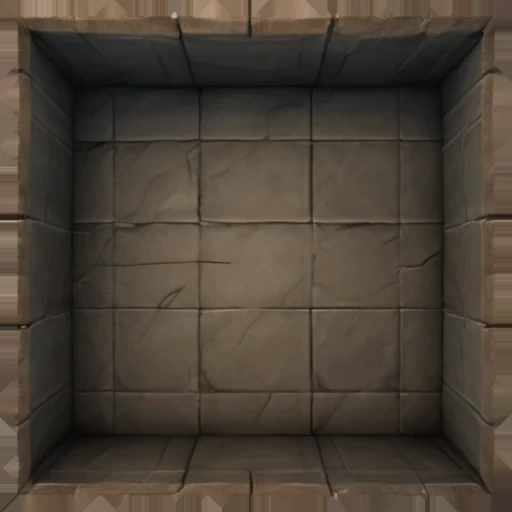
#> input picture assets/dungeon-rooms/corridor.webp, 512 x 512 px, found by its file name
$ python make-corridor-corner.py
#> lines starting #> are read from the running program, lines starting #| are printed output that depends on the picture
#!/usr/bin/env python3
"""Compose assets/dungeon-rooms/corridor-corner.webp (#823) from the existing
corridor pieces: walls on N+W, open on S+E (canonical; the module rotates it
clockwise). Pure composition of existing art, no generation.

Regions (n = tile size):
  TL  from corridor.webp          (N+W walls and their meeting corner)
  TR  from corridor-mid rotated   (N wall, E edge identical to a rotated mid)
  BL  from corridor-mid           (W wall, S edge identical to a mid)
  BR  split on the diagonal: below it the bottom-right of mid (so the S edge
      matches a mid below), above it the bottom-right of the rotated mid (so
      the E edge matches a rotated mid to the east). Seams are feathered.
"""
import argparse
from pathlib import Path

import numpy as np
from PIL import Image


def load(src, name):
#> called with src = 'assets/dungeon-rooms', name = 'corridor.webp'
    return np.asarray(Image.open(Path(src) / name).convert("RGB"), dtype=np.float32)
#> call 2 of load, with src = 'assets/dungeon-rooms', name = 'corridor-mid.webp'
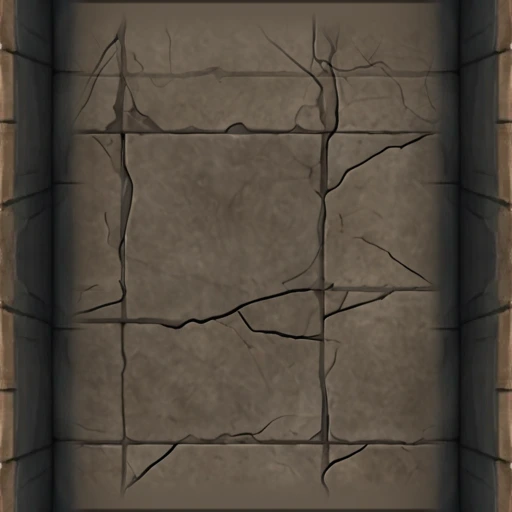
#> input picture assets/dungeon-rooms/corridor-mid.webp, 512 x 512 px, found by its file name


def ramp(t, width):
    """Smooth 0..1 step across `width` px centred on t=0."""
    return np.clip(t / width + 0.5, 0.0, 1.0)


def build(single, mid, feather=110, dfeather=40):
#> called with feather = 110, dfeather = 40
    n = single.shape[0]
#> n = 512
    h = n // 2
#> h = 256
    mid_h = np.rot90(mid, k=-1)  # clockwise 90: walls N+S, open E+W
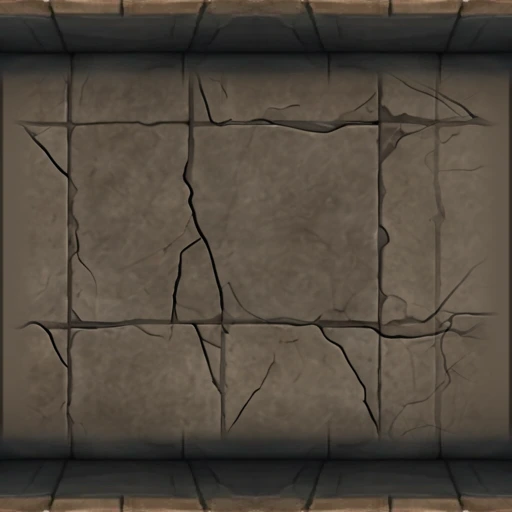
#> mid_h: shape (512, 512, 3) float32; mean R, G, B 81.5, 72.9, 62.6
    yy, xx = np.mgrid[0:n, 0:n].astype(np.float32)
    # Weights of the "right" (x) and "bottom" (y) halves, feathered at the seams.
    wx = ramp(xx - h, feather)[..., None]
    wy = ramp(yy - h, feather)[..., None]
    # Diagonal split inside the bottom-right quadrant: 1 -> use mid (S edge).
    wd = ramp((yy - h) - (xx - h), dfeather)[..., None]
    br = wd * mid + (1 - wd) * mid_h
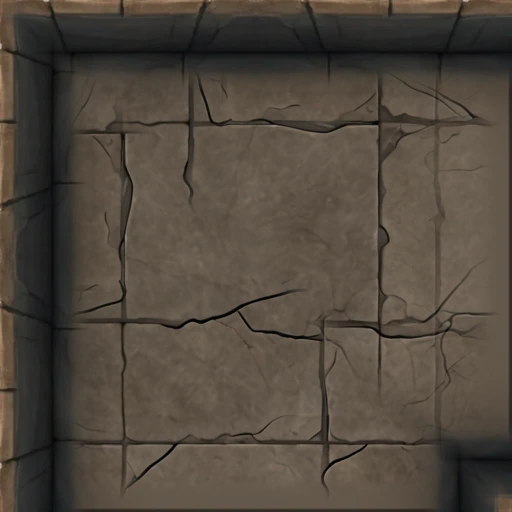
#> br: shape (512, 512, 3) float32; mean R, G, B 81, 72.4, 62.2
    top = (1 - wx) * single + wx * mid_h       # TL single, TR rotated mid
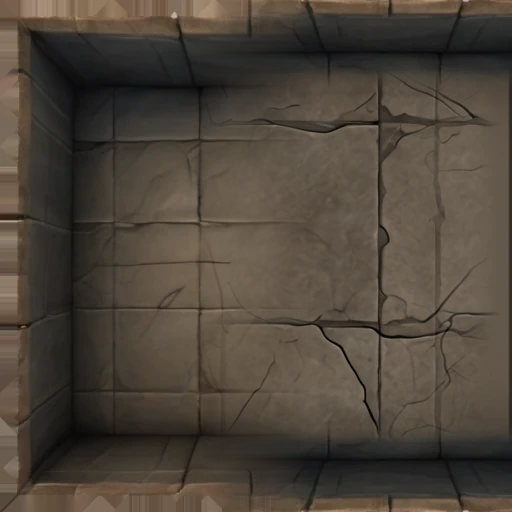
#> top: shape (512, 512, 3) float32; mean R, G, B 78, 69.1, 58.8
    bottom = (1 - wx) * mid + wx * br          # BL mid, BR split
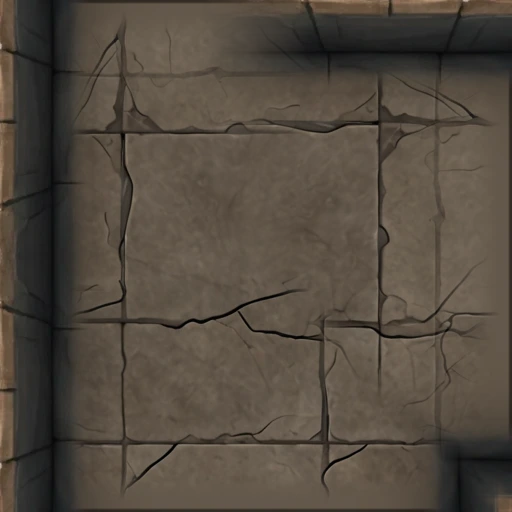
#> bottom: shape (512, 512, 3) float32; mean R, G, B 83.4, 74.5, 63.9
    out = (1 - wy) * top + wy * bottom
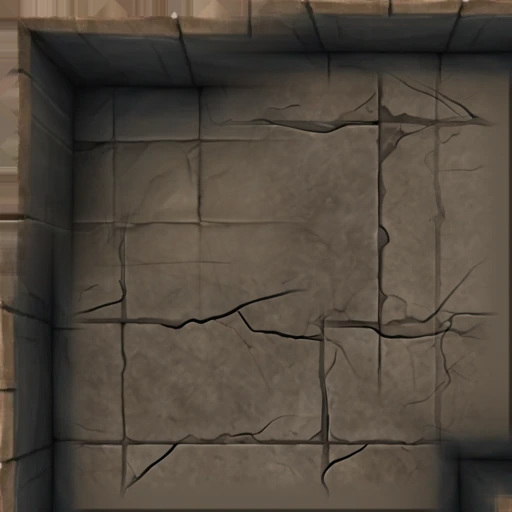
#> out: shape (512, 512, 3) float32; mean R, G, B 81.2, 72.4, 62.1
    return np.clip(out, 0, 255).astype(np.uint8), mid, mid_h


def to_img(a):
    return Image.fromarray(a)


def proof(corner_img, mid_img, path, rot):
    """Corner at `rot` (clockwise) with a mid joined to each open side."""
    n = corner_img.size[0]
    sheet = Image.new("RGB", (n * 2, n * 2), (0, 0, 0))
    sheet.paste(corner_img, (0, 0))
    sheet.paste(mid_img, (0, n))                                        # S side
    sheet.paste(mid_img.transpose(Image.Transpose.ROTATE_270), (n, 0))  # E side
    sheet.paste(corner_img.transpose(Image.Transpose.ROTATE_180), (n, n))  # filler
    for _ in range((rot // 90) % 4):
        sheet = sheet.transpose(Image.Transpose.ROTATE_270)
    sheet.save(path)


def main():
    ap = argparse.ArgumentParser()
    ap.add_argument("--src", default="assets/dungeon-rooms")
    ap.add_argument("--out", default="assets/dungeon-rooms/corridor-corner.webp")
    ap.add_argument("--preview", default=None, help="contact sheet png path")
    ap.add_argument("--proof", default=None, help="large join proof png path")
    a = ap.parse_args()
    single, mid = load(a.src, "corridor.webp"), load(a.src, "corridor-mid.webp")
    arr, _, _ = build(single, mid)
    corner = to_img(arr)
    corner.save(a.out, "WEBP", quality=90)
    corner = Image.open(a.out).convert("RGB")  # judge what is actually shipped
    mid_img = to_img(mid.astype(np.uint8))
#> in to_img, returned value is the input picture: PIL image 512x512 RGB; mean R, G, B 81.5, 72.9, 62.6
    n = corner.size[0]
#> n = 512
    if a.preview:
        sheet = Image.new("RGB", (n * 4, n * 3), (0, 0, 0))
        for i, rot in enumerate((0, 90, 180, 270)):
            c = corner.rotate(-rot)  # PIL rotate is CCW; negative = CW
            sheet.paste(c, (i * n, 0))
            # a mid joined to each open side, rotated with the corner
            cell = Image.new("RGB", (n * 2, n * 2))
            cell.paste(corner, (0, 0))
            cell.paste(mid_img, (0, n))
            cell.paste(mid_img.transpose(Image.Transpose.ROTATE_270), (n, 0))
            cell = cell.rotate(-rot)
            sheet.paste(cell.resize((n, n)), (i * n, n))
            sheet.paste(mid_img.rotate(-rot), (i * n, 2 * n))
        sheet.save(a.preview)
    if a.proof:
        pw = Image.new("RGB", (n * 4, n * 2), (0, 0, 0))
        for i, rot in enumerate((0, 90)):
            p = Path(a.proof).with_suffix(f".r{rot}.png")
            proof(corner, mid_img, p, rot)
            pw.paste(Image.open(p), (i * n * 2, 0))
            p.unlink()
        pw.save(a.proof)


if __name__ == "__main__":
    main()
